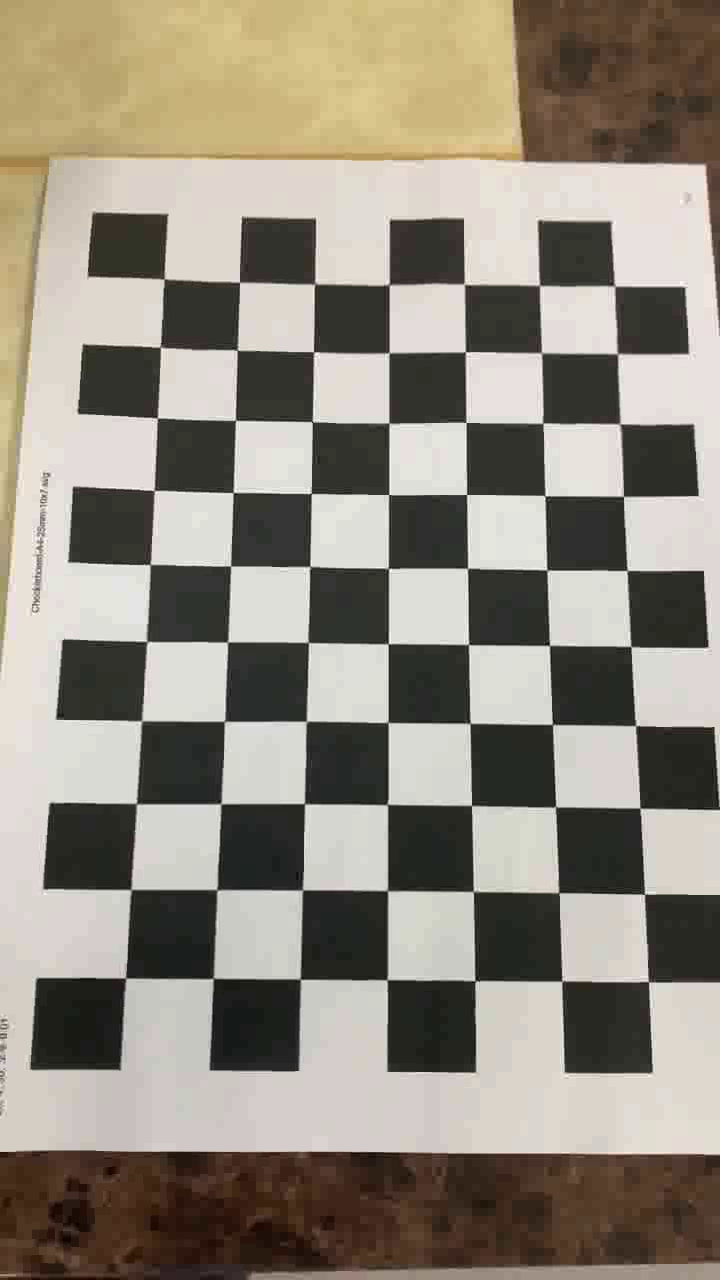
#> input picture frame 50 of Video/Chessboard - (Khurshid).avi, 720 x 1280 px, given in place of chessboard.avi, which was not available
$ python pose_estimation_chessboard.py
#> lines starting #> are read from the running program, lines starting #| are printed output that depends on the picture; after the words box and inside, x2 and y2 are one past the last pixel; in counts of white or black regions, pixels touching at a corner belong together; pictures that were not available may be replaced by others from this repository, and a replacement may not be noted
import numpy as np
import cv2 as cv

# The given video and calibration data
input_file = '../data/chessboard.avi'
K = np.array([[432.7390364738057, 0, 476.0614994349778],
              [0, 431.2395555913084, 288.7602152621297],
              [0, 0, 1]])
dist_coeff = np.array([-0.2852754904152874, 0.1016466459919075, -0.0004420196146339175, 0.0001149909868437517, -0.01803978785585194])
board_pattern = (10, 7)
board_cellsize = 0.025
board_criteria = cv.CALIB_CB_ADAPTIVE_THRESH + cv.CALIB_CB_NORMALIZE_IMAGE + cv.CALIB_CB_FAST_CHECK

# Open a video
video = cv.VideoCapture(input_file)
assert video.isOpened(), 'Cannot read the given input, ' + input_file

# Prepare a 3D box for simple AR
box_lower = board_cellsize * np.array([[4, 2,  0], [5, 2,  0], [5, 4,  0], [4, 4,  0]])
box_upper = board_cellsize * np.array([[4, 2, -1], [5, 2, -1], [5, 4, -1], [4, 4, -1]])

# Prepare 3D points on a chessboard
obj_points = board_cellsize * np.array([[c, r, 0] for r in range(board_pattern[1]) for c in range(board_pattern[0])])

# Run pose estimation
while True:
    # Read an image from the video
    valid, img = video.read()
#> img is the input picture: shape (1280, 720, 3); mean B, G, R 127.3, 138.9, 145.8
    if not valid:
        break

    # Estimate the camera pose
    complete, img_points = cv.findChessboardCorners(img, board_pattern, board_criteria)
#> complete = True; img_points = 70 rows, first 8: [125.5, 977.8], [133.4, 889.9], [138.3, 804.2], [140.4, 721.6], [147, 642], [148.6, 564.6], [154.7, 491.1], [156.9, 418.4]
    if complete:
        ret, rvec, tvec = cv.solvePnP(obj_points, img_points, K, dist_coeff)
#> ret = True; rvec = [0.0622, 0.141, -1.57]; tvec = [-0.103, 0.218, 0.138]

        # Draw the box on the image
        line_lower, _ = cv.projectPoints(box_lower, rvec, tvec, K, dist_coeff)
#> line_lower = [[328.6, 614.9], [316.2, 568.4], [464.7, 585], [465.8, 630.7]]
        line_upper, _ = cv.projectPoints(box_upper, rvec, tvec, K, dist_coeff)
#> line_upper = [[305.8, 666.7], [287.9, 621.2], [458.3, 645.5], [460.3, 689.2]]
        cv.polylines(img, [np.int32(line_lower)], True, (255, 0, 0), 2)
        cv.polylines(img, [np.int32(line_upper)], True, (0, 0, 255), 2)
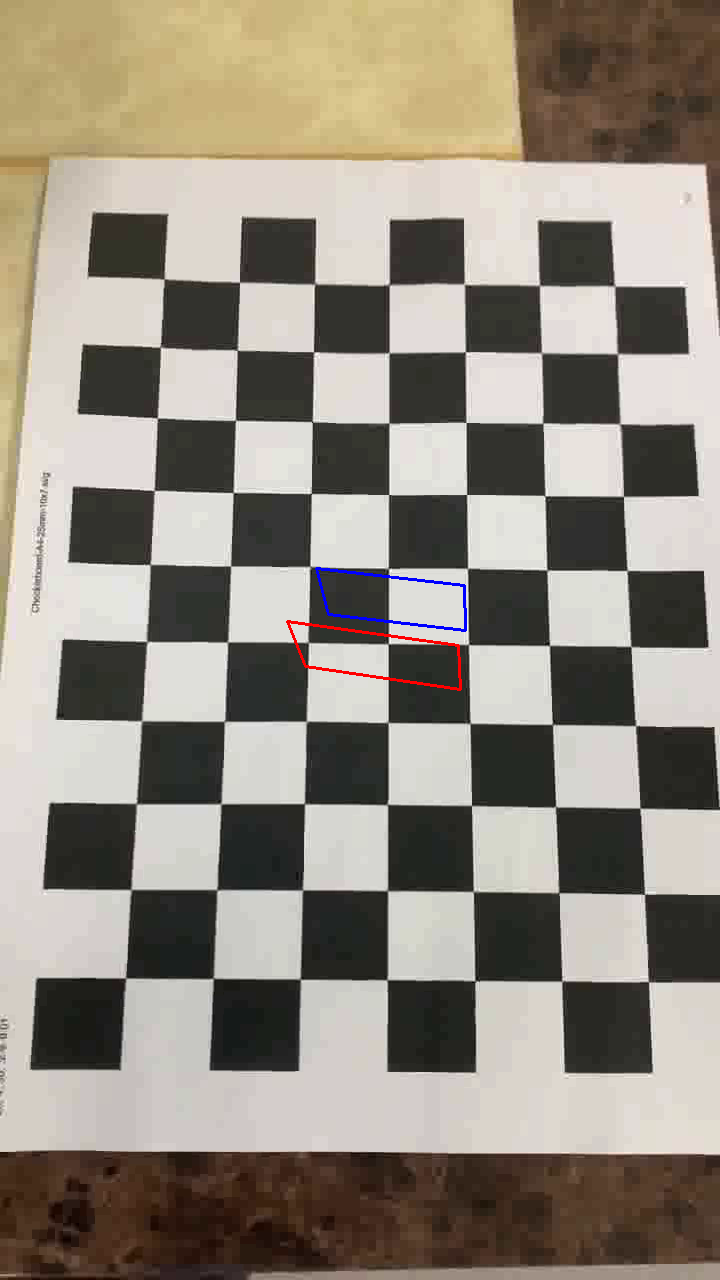
#> img: shape (1280, 720, 3); mean B, G, R 127.3, 138.5, 145.8
        for b, t in zip(line_lower, line_upper):
            cv.line(img, np.int32(b.flatten()), np.int32(t.flatten()), (0, 255, 0), 2)
#> this loop made 4 passes
#> (b, t) on passes 1 to 4: ([[328.6, 614.9]], [[305.8, 666.7]]), ([[316.2, 568.4]], [[287.9, 621.2]]), ([[464.7, 585]], [[458.3, 645.5]]), ([[465.8, 630.7]], [[460.3, 689.2]])
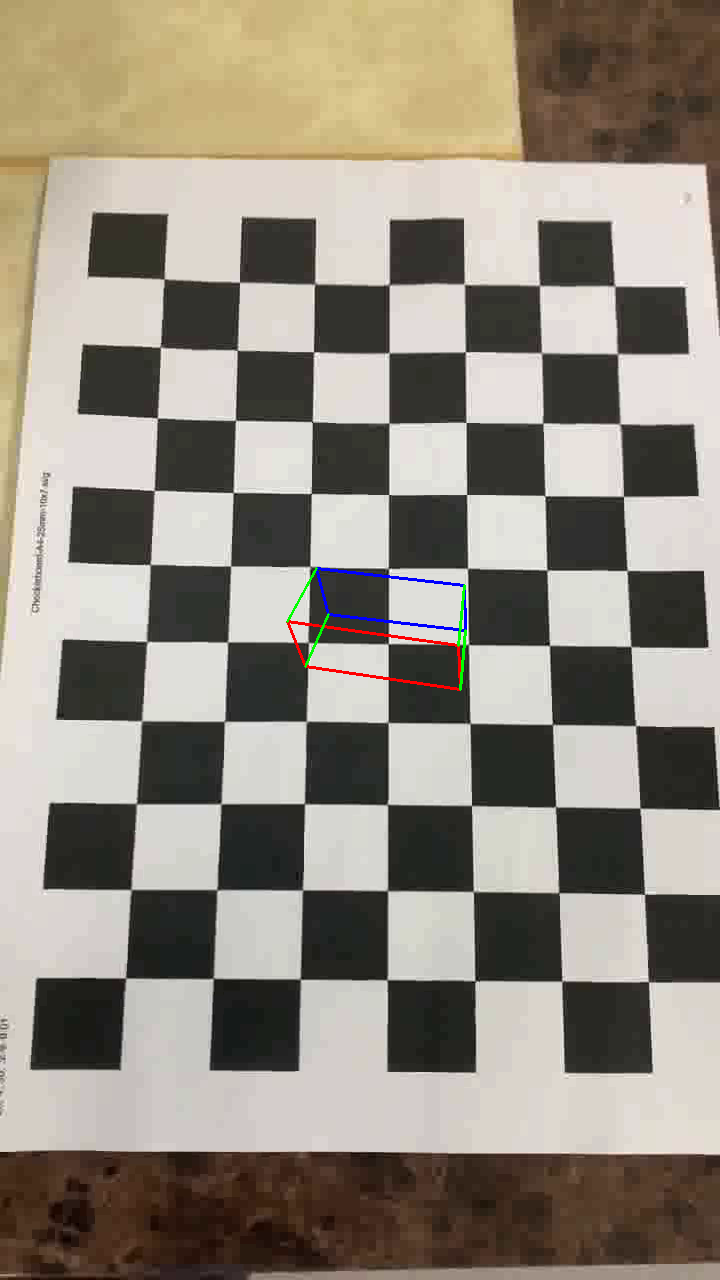
#> img: shape (1280, 720, 3); 0.07% of pixels changed, all inside (x1, y1, x2, y2) = (286, 567, 467, 691)

        # Print the camera position
        R, _ = cv.Rodrigues(rvec) # Alternative) scipy.spatial.transform.Rotation
#> R = [[-0.00141, 0.999, 0.0503], [-0.992, 0.0051, -0.129], [-0.129, -0.0501, 0.99]]
        p = (-R.T @ tvec).flatten()
#> p = [0.234, 0.109, -0.103]
        info = f'XYZ: [{p[0]:.3f} {p[1]:.3f} {p[2]:.3f}]'
#> info = 'XYZ: [0.234 0.109 -0.103]'
        cv.putText(img, info, (10, 25), cv.FONT_HERSHEY_DUPLEX, 0.6, (0, 255, 0))
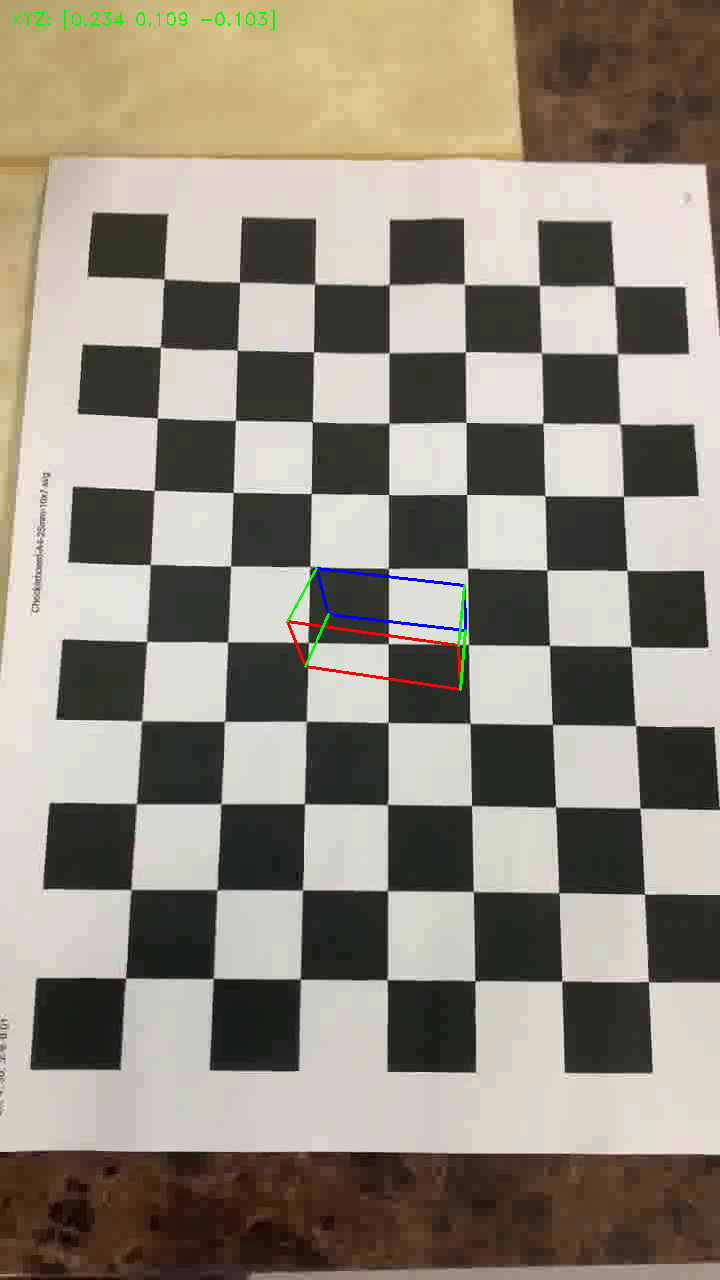
#> img: shape (1280, 720, 3); 0.09% of pixels changed, all inside (x1, y1, x2, y2) = (12, 10, 275, 30)

    # Show the image and process the key event
    cv.imshow('Pose Estimation (Chessboard)', img)
    key = cv.waitKey(10)
#> (key Esc is pressed here)
    if key == ord(' '):
        key = cv.waitKey()
    if key == 27: # ESC
        break

video.release()
cv.destroyAllWindows()
